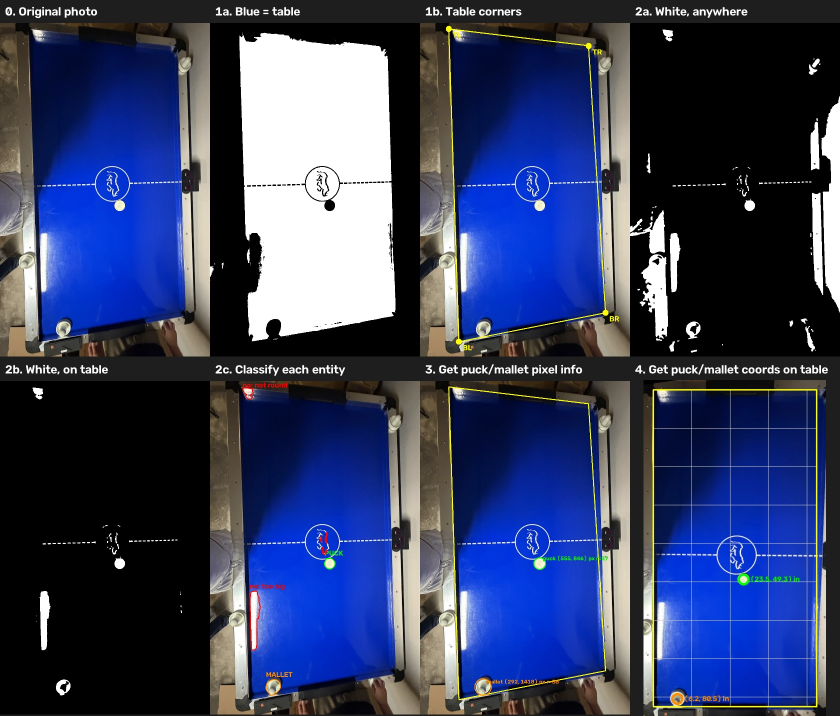
#> input picture src/puckbot/vision/data/steps.jpg, 1680 x 1432 px (shown at 1/2 size)
$ python analyze_image.py data/steps.jpg
#> lines starting #> are read from the running program, lines starting #| are printed output that depends on the picture; after the words box and inside, x2 and y2 are one past the last pixel; in counts of white or black regions, pixels touching at a corner belong together
### src/puckbot/vision/calibration.py
"""Table calibration: convert image pixels to table millimetres.

Table frame (all lengths in mm):
    origin = one corner of the playing surface, x = across the table (0..width),
    y = along the table (0..length). Which end is "ours" is decided by the caller.

Calibrate from the playing surface itself (nothing to stick on the table):
       cal = TableCalibration.from_surface(image, table_hsv_lower, table_hsv_upper, width_mm, length_mm)
   Finds the coloured surface, fits a straight line to each of its four edges and intersects them.
   Needs the INSIDE-the-rails surface size. Any 4+ known points also work: TableCalibration.from_points.

Known limit: from an angle the camera also sees the inner walls of the near rails, which are the
same colour, so those edges can land ~1-2 cm out. A camera straight above the centre minimises it.

Then:
       X, Y = cal.px_to_mm(u, v)
       top_down = cal.warp(image, px_per_mm=0.5)
"""

from __future__ import annotations

import json
from dataclasses import dataclass
from pathlib import Path

import cv2
import numpy as np

@dataclass
class TableCalibration:
    homography: np.ndarray  # 3x3, image pixels -> table mm
    width_mm: float
    length_mm: float
    image_points: np.ndarray | None = None  # pixel points used to fit (N x 2), for drawing

    # ---- conversions -------------------------------------------------------------------------

    def px_to_mm(self, u: float, v: float) -> tuple[float, float]:
        x, y = cv2.perspectiveTransform(np.array([[[u, v]]], dtype=np.float64), self.homography)[0, 0]
        return float(x), float(y)

    # [14 lines left out: functions mm_to_px, warp, not called in this run]

    # ---- construction ------------------------------------------------------------------------

    @classmethod
    def from_points(
        cls, image_points: np.ndarray, table_points_mm: np.ndarray, width_mm: float, length_mm: float
    ) -> "TableCalibration":
        image_points = np.asarray(image_points, dtype=np.float64).reshape(-1, 2)
        table_points_mm = np.asarray(table_points_mm, dtype=np.float64).reshape(-1, 2)
        if len(image_points) < 4:
            raise ValueError("need at least 4 point pairs")
        h, _ = cv2.findHomography(image_points, table_points_mm, method=0)
        if h is None:
            raise ValueError("could not fit a homography (points degenerate?)")
        return cls(h, width_mm, length_mm, image_points)

    @classmethod
    def from_surface(
        cls,
        image: np.ndarray,
        table_hsv_lower: tuple[int, int, int],
        table_hsv_upper: tuple[int, int, int],
        width_mm: float,
        length_mm: float,
    ) -> "TableCalibration":
        """Calibrate from the four corners of the coloured playing surface.

        The short edge of the surface becomes x (width), the long edge y (length).
        """
        corners = find_surface_corners(image, table_hsv_lower, table_hsv_upper)  # TL, TR, BR, BL
        top = np.linalg.norm(corners[1] - corners[0])
        side = np.linalg.norm(corners[3] - corners[0])
        if top <= side:  # TL->TR is the short edge
            mm = [(0, 0), (width_mm, 0), (width_mm, length_mm), (0, length_mm)]
        else:  # TL->TR is the long edge: rotate so x still runs across the short edge
            mm = [(0, 0), (0, length_mm), (width_mm, length_mm), (width_mm, 0)]
        return cls.from_points(corners, np.array(mm, dtype=np.float64), width_mm, length_mm)


    # ---- persistence -------------------------------------------------------------------------

    # [14 lines left out: functions to_json, from_json, not called in this run]


# ---- helpers -----------------------------------------------------------------------------------


def find_surface_corners(image: np.ndarray, hsv_lower, hsv_upper) -> np.ndarray:
    """Four corners of the playing surface (TL, TR, BR, BL in image order), sub-pixel.

    Rounded corners and things lying on the edge (mallets) are handled by fitting a straight line
    to the middle part of each edge and intersecting neighbouring lines.
    """
    hsv = cv2.cvtColor(image, cv2.COLOR_BGR2HSV)
    mask = cv2.inRange(hsv, np.array(hsv_lower), np.array(hsv_upper))
    mask = cv2.morphologyEx(mask, cv2.MORPH_CLOSE, cv2.getStructuringElement(cv2.MORPH_ELLIPSE, (9, 9)))
    contours, _ = cv2.findContours(mask, cv2.RETR_EXTERNAL, cv2.CHAIN_APPROX_NONE)
    if not contours:
        raise ValueError("table colour not found")
    contour = max(contours, key=cv2.contourArea)
    hull = cv2.convexHull(contour)
    quad = cv2.approxPolyDP(hull, 0.02 * cv2.arcLength(hull, True), True).reshape(-1, 2).astype(np.float64)
    if len(quad) != 4:
        raise ValueError(f"surface outline has {len(quad)} corners, expected 4")
    quad = _order_corners(quad)

    pts = hull.reshape(-1, 2).astype(np.float64)
    dense = _densify(pts)
    lines = []
    for i in range(4):
        a, b = quad[i], quad[(i + 1) % 4]
        lines.append(_fit_edge(dense, a, b))
    corners = np.array([_intersect(lines[i - 1], lines[i]) for i in range(4)])
    return corners


def _order_corners(q: np.ndarray) -> np.ndarray:
    """Return TL, TR, BR, BL."""
    s, d = q.sum(axis=1), q[:, 0] - q[:, 1]
    return np.array([q[np.argmin(s)], q[np.argmax(d)], q[np.argmax(s)], q[np.argmin(d)]])


def _densify(pts: np.ndarray, step: float = 2.0) -> np.ndarray:
    out = []
    for p, q in zip(pts, np.roll(pts, -1, axis=0)):
        n = max(int(np.linalg.norm(q - p) / step), 1)
        out.append(p + (q - p) * np.linspace(0, 1, n, endpoint=False)[:, None])
    return np.vstack(out)


def _fit_edge(pts: np.ndarray, a: np.ndarray, b: np.ndarray, trim: float = 0.15, tol: float = 6.0):
    """Line (point, direction) through the hull points near segment a-b, ignoring the rounded ends."""
    ab = b - a
    length = np.linalg.norm(ab)
    t = (pts - a) @ ab / (length * length)
    normal = np.array([-ab[1], ab[0]]) / length
    dist = np.abs((pts - a) @ normal)
    sel = pts[(t > trim) & (t < 1 - trim) & (dist < tol)]
    if len(sel) < 2:
        return a, ab / length
    vx, vy, x0, y0 = cv2.fitLine(sel.astype(np.float32), cv2.DIST_HUBER, 0, 0.01, 0.01).flatten()
    return np.array([x0, y0], dtype=np.float64), np.array([vx, vy], dtype=np.float64)


def _intersect(l1, l2) -> np.ndarray:
    (p, r), (q, s) = l1, l2
    denom = r[0] * s[1] - r[1] * s[0]
    if abs(denom) < 1e-9:
        raise ValueError("parallel edges")
    t = ((q - p)[0] * s[1] - (q - p)[1] * s[0]) / denom
    return p + t * r

### src/puckbot/vision/analyze_image.py
"""Analyse one overhead photo of the table: find the table, the puck and the mallets.

    puckbot-analyze data/samples/sample_hockey_table_top_view.png
    puckbot-analyze my_photo.jpg --out outputs/

Steps (each prints what it found, or what is missing and how to fix it):
  1. Table   - find the blue playing surface and its 4 corners -> pixel <-> inch mapping.
               Surface size = outer table size minus a rail on each side (configs/our_table.json).
  2. Puck    - solid white disc, puck-sized, on the blue surface.
  3. Mallets - larger white round blobs on the blue surface.
  4. Report  - positions in inches. Origin = playing-surface corner at the top-left of the
               photo; x runs across the table, y along it.

With --out it saves <name>_analyzed.png: the photo with everything drawn on it, next to a
straightened top-down view of the table with a 10-inch grid.
"""

from __future__ import annotations

import argparse
import json
from pathlib import Path

import cv2
import numpy as np

from puckbot.vision.calibration import TableCalibration
from puckbot.vision.puck_detector import PuckDetection, PuckDetector, PuckDetectorConfig

MM_PER_IN = 25.4
DEFAULT_CONFIG = Path(__file__).resolve().parents[3] / "configs" / "our_table.json"

# Real sizes, used only for sanity checks (typical full-size table gear).
PUCK_DIAMETER_IN = (2.5, 3.25)
MALLET_DIAMETER_IN = (3.0, 4.25)

GREEN, ORANGE, YELLOW, RED = (0, 255, 0), (0, 140, 255), (0, 255, 255), (0, 0, 255)


def analyze(image: np.ndarray, config: dict) -> dict:
    """Run the whole pipeline on one BGR image. Returns positions and a list of problems."""
    table = config["table"]
    width_in = table["outer_width_in"] - 2 * table["rail_width_in"]
    length_in = table["outer_length_in"] - 2 * table["rail_width_in"]
    problems: list[str] = []

    # 1. Table
    cal = None
    try:
        cal = TableCalibration.from_surface(
            image,
            tuple(table["surface_hsv_lower"]),
            tuple(table["surface_hsv_upper"]),
            width_in * MM_PER_IN,
            length_in * MM_PER_IN,
        )
    except ValueError as err:
        problems.append(
            f"Table: could not find the 4 corners of the blue surface ({err}). Make sure the whole "
            "blue surface is in the photo and evenly lit, or adjust surface_hsv_* in the config."
        )
    if cal is not None:
        h, w = image.shape[:2]
        near_edge = [(u, v) for u, v in cal.image_points if min(u, v, w - u, h - v) < 10]
        if near_edge:
            problems.append(
                "Table: a surface corner is at the edge of the photo, so the table may be cut off. "
                "Zoom out or raise the camera so all four corners are in frame."
            )

    # 2 + 3. Puck and mallets
    pucks = PuckDetector(PuckDetectorConfig.from_dict(config["puck"])).candidates(image)
    mallets = PuckDetector(PuckDetectorConfig.from_dict(config["mallet"])).candidates(image)
    if not pucks:
        problems.append(
            "Puck: none found on the blue surface. Check it isn't touching a mallet or the rail, "
            "and that it isn't in glare. Tune the 'puck' section of the config if needed."
        )
    elif len(pucks) > 1:
        problems.append(f"Puck: {len(pucks)} puck-like blobs found; using the best one.")
    if not mallets:
        problems.append("Mallets: none found on the blue surface (mallets on the rails are ignored).")

    # 4. Convert to inches and sanity-check sizes
    # [8 lines left out: function place, not called in this run]

    result = {
        "calibration": cal,
        "surface_in": (width_in, length_in),
        "puck": place(pucks[0]) if pucks else None,
        "mallets": [place(m) for m in mallets],
        "problems": problems,
    }
    for name, item, (lo, hi) in [("Puck", result["puck"], PUCK_DIAMETER_IN)] + [
        ("Mallet", m, MALLET_DIAMETER_IN) for m in result["mallets"]
    ]:
        if item and "diameter_in" in item and not lo * 0.8 <= item["diameter_in"] <= hi * 1.2:
            problems.append(
                f"{name}: measures {item['diameter_in']:.1f} in across (expected {lo}-{hi} in). "
                "The table size in the config may be wrong; measure the blue surface inside the rails."
            )
    return result


# [66 lines left out: functions draw, print_report, not called in this run]


def main(argv: list[str] | None = None) -> None:
    p = argparse.ArgumentParser(description=__doc__, formatter_class=argparse.RawDescriptionHelpFormatter)
    p.add_argument("image", help="overhead photo of the table")
    p.add_argument("--config", default=str(DEFAULT_CONFIG), help="table / puck / mallet settings")
    p.add_argument("--out", help="folder for the annotated image")
    args = p.parse_args(argv)

    image = cv2.imread(args.image)
#> image is the input picture: shape (1432, 1680, 3); mean B, G, R 99.7, 63.9, 54.2
    if image is None:
        raise SystemExit(f"could not read image {args.image}")
    result = analyze(image, json.loads(Path(args.config).read_text()))
#> (reads src/puckbot/vision/configs/our_table.json from the repository)
#> in analyze, `table = config["table"]`: table = {'outer_width_in': 50, 'outer_length_in': 90, 'rail_width_in': 3.75, 'surface_hsv_lower': [100, 120, 20], 'surface_hsv_upper': [130, 255, 255]}
#> in analyze, `width_in = table["outer_width_in"] - 2 * table["rail_width_in"]`: width_in = 42.5
#> in analyze, `length_in = table["outer_length_in"] - 2 * table["rail_width_in"]`: length_in = 82.5
#> in find_surface_corners, `hsv = cv2.cvtColor(image, cv2.COLOR_BGR2HSV)`: hsv: shape (1432, 1680, 3); mean H, S, V 49.4, 99.3, 105.1
#> in find_surface_corners, `mask = cv2.inRange(hsv, np.array(hsv_lower), np.array(hsv_upper))`:
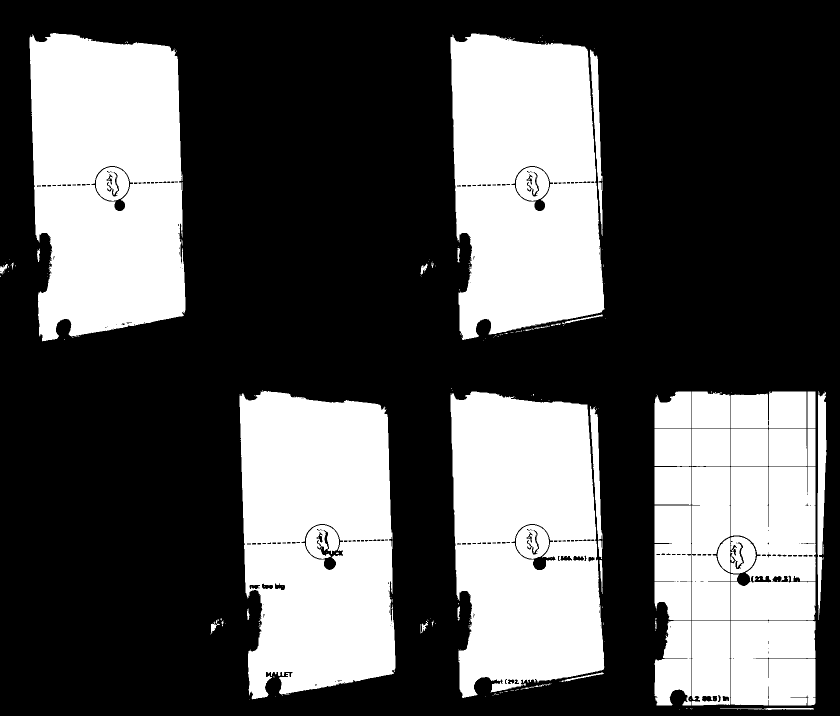
#> mask: shape (1432, 1680) (shown at 1/2 size); 35% white; 212 white regions (159 under 20 px), largest, box (x1, y1, x2, y2) and area: (59, 66, 371, 683) 160702, (479, 782, 791, 1399) 159532, (901, 67, 1209, 680) 152679
#> in find_surface_corners, `mask = cv2.morphologyEx(mask, cv2.MORPH_CLOSE, cv2.getStructuringEleme..`:
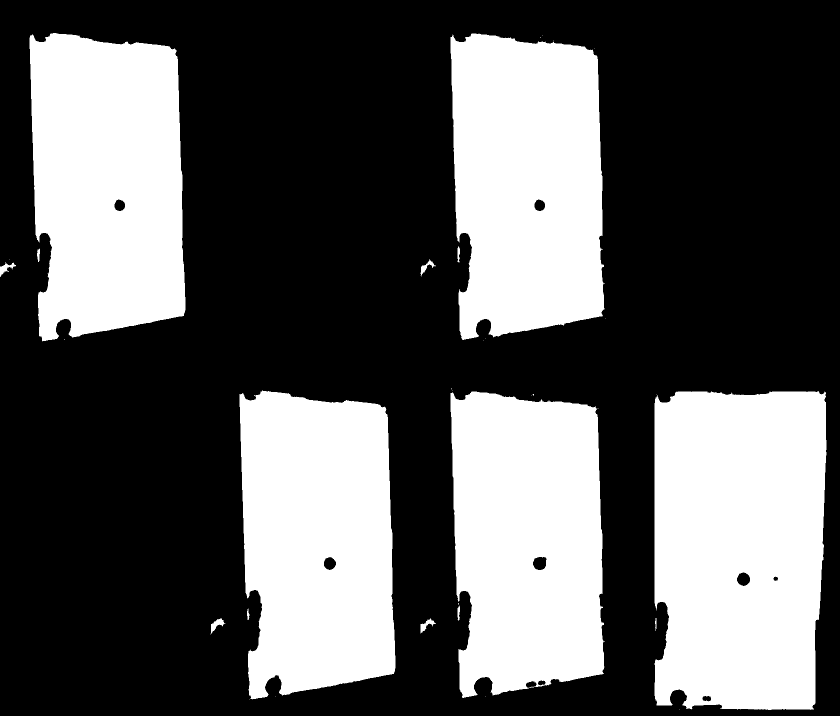
#> mask: shape (1432, 1680) (shown at 1/2 size); 36% white; 35 white regions (21 under 20 px)
#> in find_surface_corners, `contours, _ = cv2.findContours(mask, cv2.RETR_EXTERNAL, cv2.CHAIN_APPR..`: contours = 35 contours, 21 with area under 20; largest, box (x1, y1, x2, y2) and area: (1309, 782, 1653, 1420) 205204, (59, 66, 371, 683) 165232, (479, 781, 791, 1399) 164963, (901, 67, 1210, 680) 163311, (901, 783, 1210, 1396) 163012
#> in find_surface_corners, `contour = max(contours, key=cv2.contourArea)`: contour = contour of 2087 points, box (x1, y1, x2, y2) (1309, 782, 1653, 1420), area 205204
#> in find_surface_corners, `hull = cv2.convexHull(contour)`: hull = contour of 21 points, box (x1, y1, x2, y2) (1309, 782, 1653, 1420), area 212634
#> in find_surface_corners, `quad = cv2.approxPolyDP(hull, 0.02 * cv2.arcLength(hull, True), True)...`: quad = [[1649, 783], [1627, 1418], [1313, 1410], [1311, 795]]
#> in _order_corners, `s, d = q.sum(axis=1), q[:, 0] - q[:, 1]`: s = [2432, 3045, 2723, 2106]; d = [866, 209, -97, 516]
#> in find_surface_corners, `quad = _order_corners(quad)`: quad = [[1311, 795], [1649, 783], [1627, 1418], [1313, 1410]]
#> in find_surface_corners, `pts = hull.reshape(-1, 2).astype(np.float64)`: pts = 21 rows, first 8: [1649, 783], [1651, 785], [1652, 880], [1652, 910], [1647, 1094], [1646, 1119], [1630, 1406], [1627, 1418]
#> the loop in _densify, `for p, q in zip(pts, np.roll(pts, -1, axis=0)):` made 21 passes
#> (p, q, n) on passes 1 to 12: ([1649, 783], [1651, 785], 1), ([1651, 785], [1652, 880], 47), ([1652, 880], [1652, 910], 15), ([1652, 910], [1647, 1094], 92), ([1647, 1094], [1646, 1119], 12), ([1646, 1119], [1630, 1406], 143), ([1630, 1406], [1627, 1418], 6), ([1627, 1418], [1621, 1419], 3), ([1621, 1419], [1533, 1419], 44), ([1533, 1419], [1383, 1418], 75), ([1383, 1418], [1372, 1417], 5), ([1372, 1417], [1313, 1410], 29)
#> after the loop in _densify, `for p, q in zip(pts, np.roll(pts, -1, axis=0)):`: out = 21 items
#> in find_surface_corners, `dense = _densify(pts)`: dense = 947 pairs, first value 1309 to 1652, second value 782 to 1419
#> the loop in find_surface_corners, `for i in range(4):` made 4 passes
#> (a, b, ab in _fit_edge, length in _fit_edge, normal in _fit_edge, vx in _fit_edge, vy in _fit_edge, x0 in _fit_edge) on passes 1 to 4: ([1311, 795], [1649, 783], [338, -12], 338.2, [0.0355, 0.999], 1, -0.00352, 1532.2), ([1649, 783], [1627, 1418], [-22, 635], 635.4, [-0.999, -0.0346], 0.0557, -0.998, 1636.8), ([1627, 1418], [1313, 1410], [-314, -8], 314.1, [0.0255, -1], 1, 0.006, 1468.8), ([1313, 1410], [1311, 795], [-2, -615], 615, [1, -0.00325], -4.37e-08, -1, 1309)
#> after the loop in find_surface_corners, `for i in range(4):`: lines = [([1532.2, 782.4], [1, -0.00352]), ([1636.8, 1284.4], [0.0557, -0.998]), ([1468.8, 1418.6], [1, 0.006]), ([1309, 1102.5], [-4.37e-08, -1])]
#> in _intersect, `(p, r), (q, s) = l1, l2`: p = [1309, 1102.5]; r = [-4.37e-08, -1]; q = [1532.2, 782.4]; s = [1, -0.00352]
#> in _intersect, `denom = r[0] * s[1] - r[1] * s[0]`: denom = 1
#> in _intersect, `t = ((q - p)[0] * s[1] - (q - p)[1] * s[0]) / denom`: t = 319.4
#> in find_surface_corners, `corners = np.array([_intersect(lines[i - 1], lines[i]) for i in range(..`: corners = [[1309, 783.2], [1664.8, 781.9], [1629.2, 1419.5], [1309, 1417.6]]
#> in from_surface, `top = np.linalg.norm(corners[1] - corners[0])`: top = 355.8
#> in from_surface, `side = np.linalg.norm(corners[3] - corners[0])`: side = 634.4
#> in from_points, `image_points = np.asarray(image_points, dtype=np.float64).reshape(-1, 2)`: image_points has the same summary as corners in find_surface_corners
#> in from_points, `table_points_mm = np.asarray(table_points_mm, dtype=np.float64).reshap..`: table_points_mm = [[0, 0], [1079.5, 0], [1079.5, 2095.5], [0, 2095.5]]
#> in from_points, `h, _ = cv2.findHomography(image_points, table_points_mm, method=0)`: h = [[2.76, -1.17e-16, -3617.2], [0.00949, 2.69, -2122.8], [1.31e-05, -0.000142, 1]]
#> in analyze, `near_edge = [(u, v) for u, v in cal.image_points if min(u, v, w - u, h..`: near_edge = []
    print_report(args.image, result)
    if args.out:
        out = Path(args.out)
        out.mkdir(parents=True, exist_ok=True)
        path = out / f"{Path(args.image).stem}_analyzed.png"
        cv2.imwrite(str(path), draw(image, result))
        print(f"  saved {path}")


if __name__ == "__main__":
#> (the run stopped early here; a loop or call above may not have finished)
